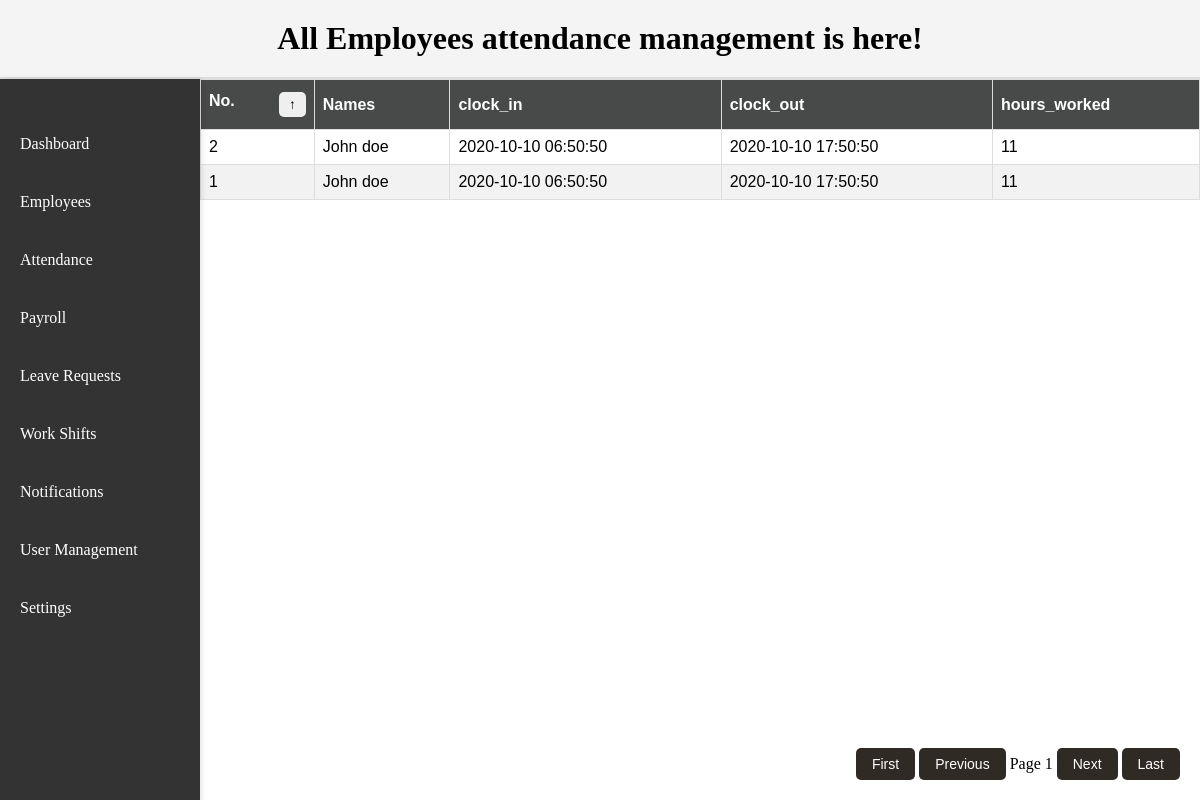
Before: / with the older database file.
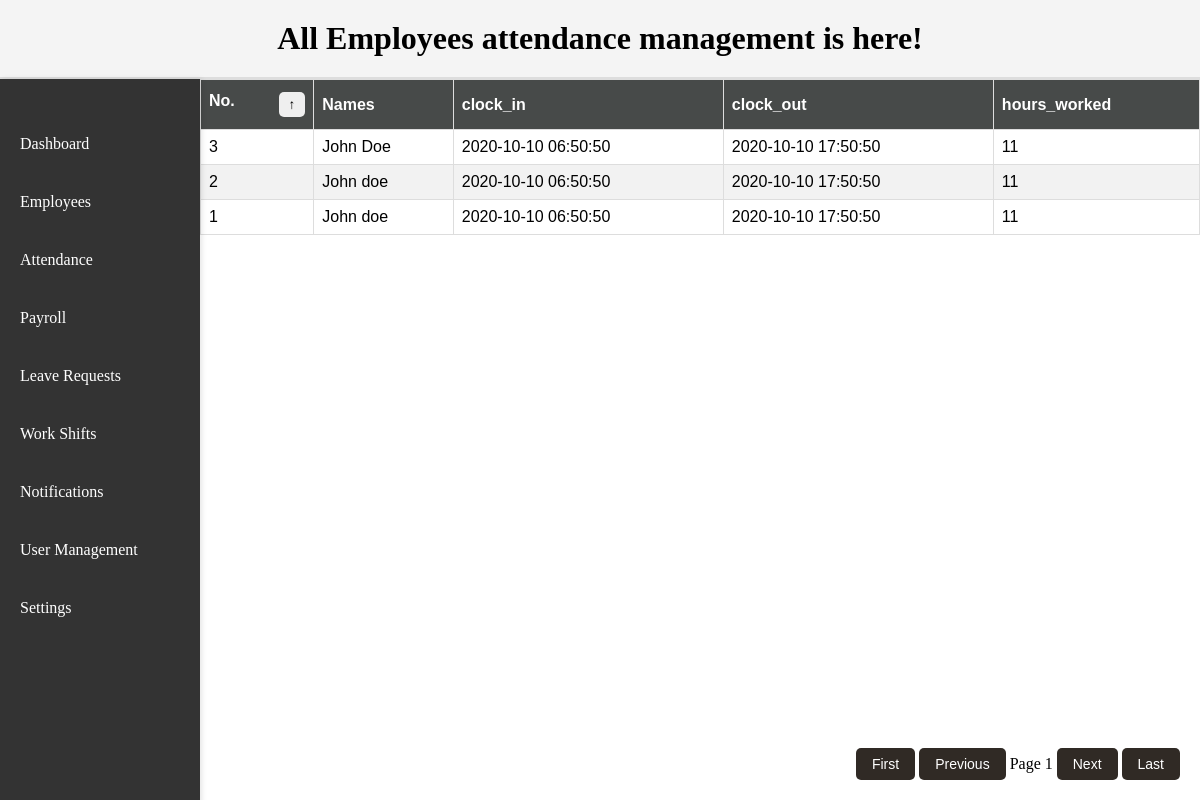
After: the same page with the newer database file.
### tables this page shows
CREATE TABLE attendance (
                id INTEGER PRIMARY KEY AUTOINCREMENT,
                name TEXT NOT NULL,
                clock_in DATETIME,
                clock_out DATETIME,
                hours_worked REAL
            );

### DatabaseManager.php (called while the page is built)
<?php
class DatabaseManager {
    private $db_file = "database.sqlite";
    protected $con;
    public function __construct() {
        try {
            $this->con = new PDO("sqlite:" . $this->db_file);
            $this->con->setAttribute(PDO::ATTR_ERRMODE, PDO::ERRMODE_EXCEPTION);
        } catch (PDOException $error) {
            echo "Connection failed: " . $error->getMessage();
        }
    }
    public function getConnection() {
        return $this->con;
    }
}
?>

### RFIDManager.php (called while the page is built, shortened)
<?php
include_once("DatabaseManager.php");
class RFIDManager extends DatabaseManager {
    private $TBL_TRANSACTIONS;
    public function __construct($tbl = "attendance") {
        $this->TBL_TRANSACTIONS = $tbl;
        $sql = "
            CREATE TABLE IF NOT EXISTS " . $this->TBL_TRANSACTIONS . " (
                id INTEGER PRIMARY KEY AUTOINCREMENT,
                name TEXT NOT NULL,
                clock_in DATETIME,
                clock_out DATETIME,
                hours_worked REAL
            );
        ";
        $q = $this->con->prepare($sql);
        $q->execute();
    }
    public function getTableName() {
        return $this->TBL_TRANSACTIONS;
    }
}
?>

### index.php (the view, shortened to what this page needs)
<?php
include_once("RFIDManager.php");
$rfidManager = new RFIDManager();
$tableName = $rfidManager->getTableName();
$sql = "SELECT * FROM " . $tableName . " ORDER BY id DESC";
$stmt = $rfidManager->getConnection()->prepare($sql);
$stmt->execute();
$attendances = $stmt->fetchAll(PDO::FETCH_ASSOC);
?>
<!DOCTYPE html>
<html>
<head>
</head>
<body>
    <div class="header">
        <h1>All Employees attendance management is here!</h1>
    </div>
    <main style="display: flex;">
        <div class="sidebar">
            <ul style="list-style-type: none;" id="sidebar-list">
                <li><a href="#">Dashboard</a></li>
                <li><a href="#">Employees</a></li>
                <li><a href="#">Attendance</a></li>
                <li><a href="#">Payroll</a></li>
                <li><a href="#">Leave Requests</a></li>
                <li><a href="#">Work Shifts</a></li>
                <li><a href="#">Notifications</a></li>
                <li><a href="#">User Management</a></li>
                <li><a href="#">Settings</a></li>
            </ul>
        </div>
        <table id="customers">
        <thead>
            <tr>
                <th>
                    <div id="order-div">
                        No.
                        <button type="button" id="order-toggle">
                            <span id="order-icon">&#8593;</span>
                        </button>
                    </div>
                </th>
                <th>Names</th>
                <th>clock_in</th>
                <th>clock_out</th>
                <th>hours_worked</th>
            </tr>
        </thead>
        <tbody>
        <?php if (!empty($attendances)): ?>
                    <?php foreach ($attendances as $attendance): ?>
                        <tr>
                            <td><?= htmlspecialchars($attendance['id']) ?></td>
                            <td><?= htmlspecialchars($attendance['name']) ?></td>
                            <td><?= htmlspecialchars($attendance['clock_in']) ?></td>
                            <td><?= htmlspecialchars($attendance['clock_out']) ?></td>
                            <td><?= htmlspecialchars($attendance['hours_worked']) ?></td>
                        </tr>
                    <?php endforeach; ?>
                <?php else: ?>
                    <tr style="text-align: center; padding: 20px; color: #888;">
                        <td colspan="6" class="no-data">No Attendances found.</td>
                    </tr>
                <?php endif; ?>
        </tbody>
    </table>
    </main>
<footer>
    <section id="pagination-controls">
        <article style="margin-left: 200px;">
            <button id="first" onclick="goToPage(1)">First</button>
            <button id="prev" onclick="goToPage(currentPage - 1)">Previous</button>
            <span id="page-number">Page 1</span>
            <button id="next" onclick="goToPage(currentPage + 1)">Next</button>
            <button id="last" onclick="goToPage(totalPages)">Last</button>
        </article>
      </section>
</footer>
</body>
</html>

### index.php (style rules this page uses)
body { height: 100vh; width: 100%; padding: 0; margin: 0; box-sizing: border-box; }
button { padding: 5px 10px; border: none; border-radius: 5px; cursor: pointer; }
.sidebar { background-color: #333; width: 200px; padding-top: 20px; color: white; position: fixed; height: 100%; box-shadow: 2px 0px 5px rgba(0, 0, 0, 0.1); }
.sidebar ul { list-style-type: none; padding: 0; }
.sidebar ul li { padding: 10px; }
.sidebar ul li a { color: white; text-decoration: none; display: block; padding: 10px; }
#customers { font-family: Arial, Helvetica, sans-serif; border-collapse: collapse; width: 100%; margin-left: 200px; }
#customers td, #customers th { border: 1px solid #ddd; padding: 8px; }
#customers tr:nth-child(even) { background-color: #f2f2f2; }
#customers th { padding-top: 12px; padding-bottom: 12px; text-align: left; background-color: #474a49; color: white; }
.header { position: relative; background-color: #f4f4f4; padding: 20px; border-bottom: 2px solid #ddd; }
.header h1 { margin: 0; text-align: center; }
#pagination-controls { position: absolute; bottom: 20px; right: 20px; display: flex; gap: 10px; }
#pagination-controls button { padding: 8px 16px; font-size: 14px; border: none; border-radius: 5px; cursor: pointer; background-color: #302a25; color: white; transition: background-color 0.3s ease; }
#order-div { display: flex; justify-content: space-between; }

Changed rows visible on the page:
added attendance: id "3", name "John Doe", clock_in "2020-10-10 06:50:50", clock_out "2020-10-10 17:50:50", hours_worked "11"
